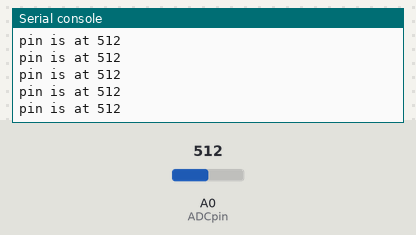
Recording of a program running on a simulated ESP8266 board running MicroPython. Parts: the last lines printed to the serial console. Inputs (shaded band) come from the test bench; at power-on: A0 (ADCpin) = 512 (analog values on the 0–1023 scale).

Above: at 1.2 s.
1.3 s: A0 (ADCpin) set to 716
At 1.31 s:
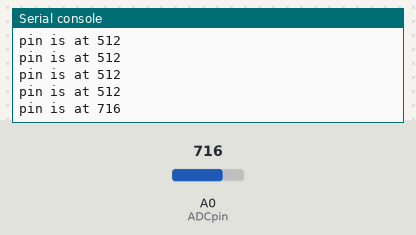
2.8 s: A0 (ADCpin) set to 900
At 2.81 s:
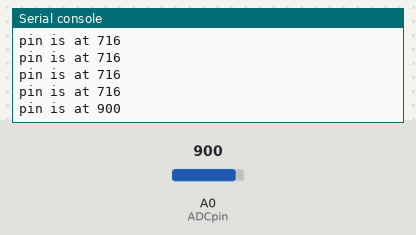
Timing chart, 0 to 5.8 s (numbered marks = the images above; inputs shaded):
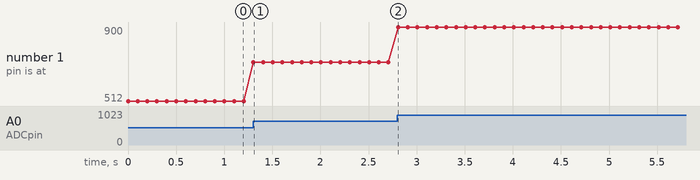

The program:

testCapacative.py
```python
import machine
import time

ADCpin = machine.ADC(0)

# pin = machine.Pin(5, machine.Pin.IN, machine.Pin.PULL_UP)
# ADCpin = adc.channel(1)


while True:
    print('pin is at ' + str(ADCpin.read()))
    time.sleep(.1)
```

Measured:
- after the input at 1.3 s, the serial console: prints a new line at once (image 1)
- after the input at 2.8 s, the serial console: prints a new line at once (image 2)
- plotted number 1: 512 → 716 after the input at 1.3 s, 716 → 900 after the input at 2.8 s
